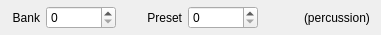
<?xml version="1.0" encoding="UTF-8"?>
<ui version="4.0">
 <class>FooterPrst</class>
 <widget class="QWidget" name="FooterPrst">
  <property name="geometry">
   <rect>
    <x>0</x>
    <y>0</y>
    <width>381</width>
    <height>35</height>
   </rect>
  </property>
  <property name="windowTitle">
   <string notr="true"/>
  </property>
  <layout class="QHBoxLayout" name="horizontalLayout">
   <property name="topMargin">
    <number>0</number>
   </property>
   <property name="bottomMargin">
    <number>0</number>
   </property>
   <item>
    <widget class="QLabel" name="label_2">
     <property name="minimumSize">
      <size>
       <width>0</width>
       <height>19</height>
      </size>
     </property>
     <property name="text">
      <string>Bank</string>
     </property>
     <property name="alignment">
      <set>Qt::AlignRight|Qt::AlignTrailing|Qt::AlignVCenter</set>
     </property>
    </widget>
   </item>
   <item>
    <widget class="SpinBox" name="spinBank">
     <property name="minimumSize">
      <size>
       <width>70</width>
       <height>23</height>
      </size>
     </property>
     <property name="accelerated">
      <bool>true</bool>
     </property>
     <property name="maximum">
      <number>128</number>
     </property>
    </widget>
   </item>
   <item>
    <widget class="QLabel" name="label_3">
     <property name="minimumSize">
      <size>
       <width>60</width>
       <height>19</height>
      </size>
     </property>
     <property name="text">
      <string>Preset</string>
     </property>
     <property name="alignment">
      <set>Qt::AlignRight|Qt::AlignTrailing|Qt::AlignVCenter</set>
     </property>
    </widget>
   </item>
   <item>
    <widget class="SpinBox" name="spinPreset">
     <property name="minimumSize">
      <size>
       <width>70</width>
       <height>23</height>
      </size>
     </property>
     <property name="accelerated">
      <bool>true</bool>
     </property>
     <property name="maximum">
      <number>127</number>
     </property>
    </widget>
   </item>
   <item>
    <spacer name="horizontalSpacer">
     <property name="orientation">
      <enum>Qt::Horizontal</enum>
     </property>
     <property name="sizeHint" stdset="0">
      <size>
       <width>1</width>
       <height>20</height>
      </size>
     </property>
    </spacer>
   </item>
   <item>
    <widget class="QLabel" name="labelPercussion">
     <property name="text">
      <string>(percussion)</string>
     </property>
    </widget>
   </item>
  </layout>
 </widget>
 <customwidgets>
  <customwidget>
   <class>SpinBox</class>
   <extends>QSpinBox</extends>
   <header>footerprst.h</header>
  </customwidget>
 </customwidgets>
 <resources/>
 <connections/>
</ui>
